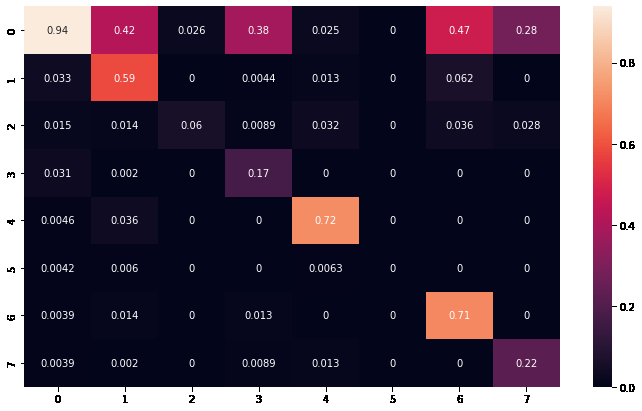
#> input picture images/crossEntropyWeighted_cf.png, 642 x 411 px
$ python -i utils.py   (imports and definitions only)   (older library calls are emulated)
#> lines starting #> are read from the running program, lines starting #| are printed output that depends on the picture; after the words box and inside, x2 and y2 are one past the last pixel; in counts of white or black regions, pixels touching at a corner belong together
#!/usr/bin/env python
"""Explaining NASA images: Project"""
""" Utilities """
__author__ = "Venkat Ramnan K"
__license__ = "GPL"
__version__ = "0.0.1"
__email__ = "kalyanav@gmail.com"

from collections import Counter
import matplotlib.pyplot as plt
import cv2

# [43 lines left out: functions dataProfiler, histogramPlotter, not called in this run]

def edgeSobel(img_file):
#> called with img_file = '../images/crossEntropyWeighted_cf.png'
    img = cv2.imread(img_file)
#> img is the input picture: shape (411, 642, 3); mean B, G, R 84.5, 67.5, 82.1
    img_gray = cv2.cvtColor(img, cv2.COLOR_BGR2GRAY)
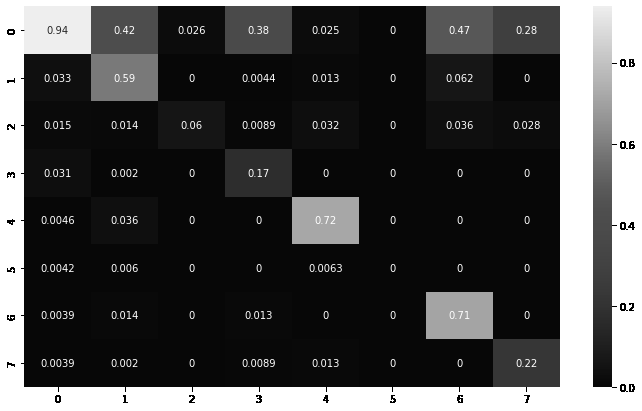
#> img_gray: shape (411, 642); min 0, max 255, mean 73.9
    # Blurring the image for better edge detection
    img_blur = cv2.GaussianBlur(img_gray, (3,3), 0)
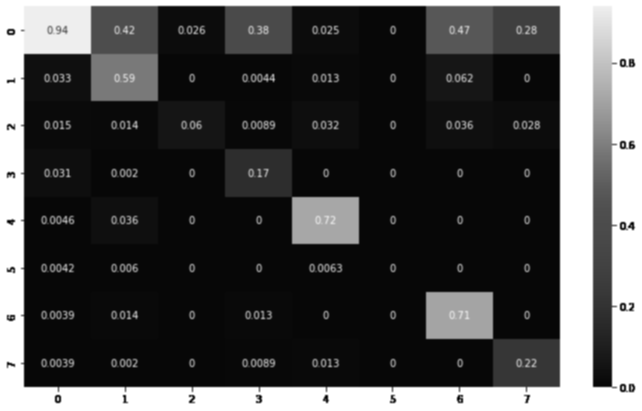
#> img_blur: shape (411, 642); min 0, max 255, mean 73.9
    sobelxy = cv2.Sobel(src=img_blur, ddepth=cv2.CV_64F, dx=1, dy=1, ksize=5)
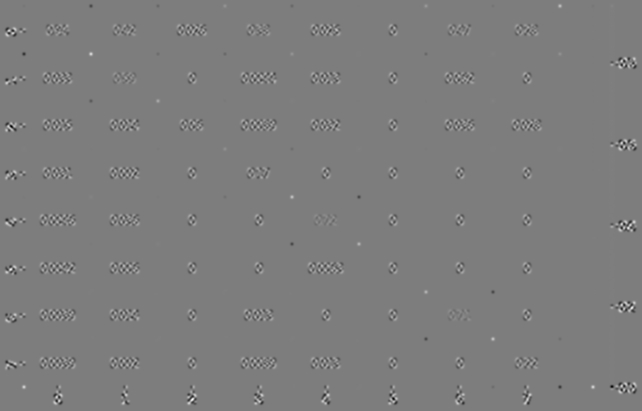
#> sobelxy: shape (411, 642) float64; min -2654, max 2718, mean 0; drawn with min black and max white
    cv2.imshow('Sobel X Y using Sobel() function', sobelxy)
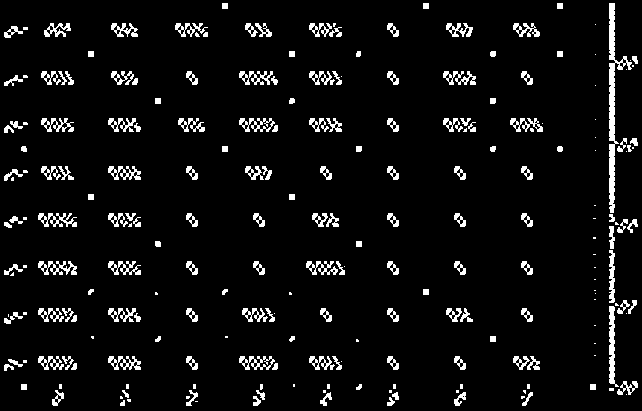
#> window 'Sobel X Y using Sobel() functi': shape (411, 642); 6% white; 230 white regions (72 under 20 px), largest, box (x1, y1, x2, y2) and area: (609, 3, 632, 213) 1256, (609, 306, 619, 387) 410, (38, 261, 77, 275) 279
    # cv2.imwrite(str(img_file)+'sobel.jpg', sobelxy)
    edges = cv2.Canny(image=img_blur, threshold1=100, threshold2=200) # Canny Edge Detection
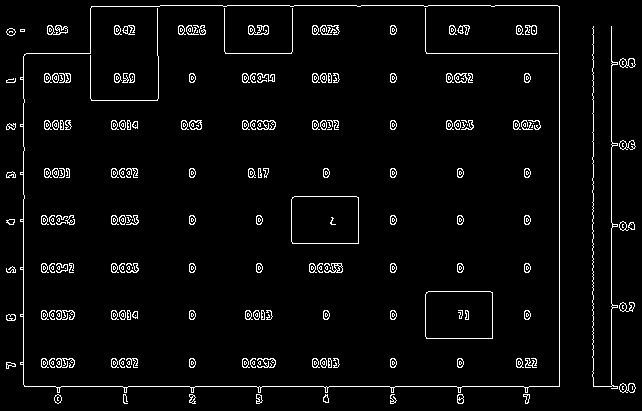
#> edges: shape (411, 642); 3.8% white in thin lines or dots
    cv2.imshow('Canny Edge Detection', edges)
    # cv2.imwrite(str(img_file)+'canny.jpg', edges)
    cv2.waitKey(0)
    cv2.destroyAllWindows()

# [9 lines left out: function sift, not called in this run]

>>> result = edgeSobel('../images/crossEntropyWeighted_cf.png')

$ run again, on images/focal_loss.png
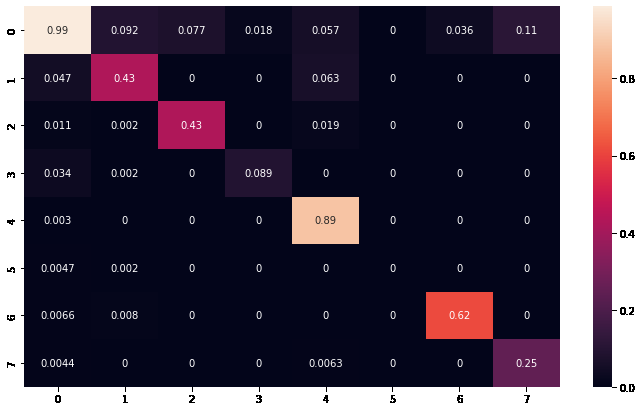
#> input picture images/focal_loss.png, 642 x 411 px
#> in edgeSobel, img is the input picture: shape (411, 642, 3); mean B, G, R 82.7, 65.6, 75.2
#> in edgeSobel, `cv2.imshow('Sobel X Y using Sobel() function', sobelxy)`:
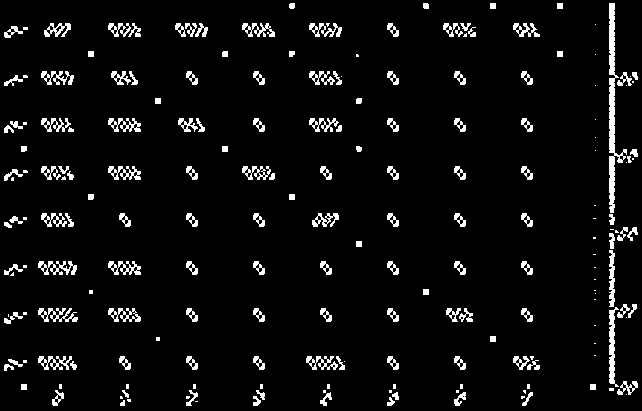
#> window 'Sobel X Y using Sobel() functi': shape (411, 642); 5.3% white; 203 white regions (65 under 20 px), largest, box (x1, y1, x2, y2) and area: (609, 3, 627, 213) 1223, (609, 307, 619, 387) 401, (38, 261, 77, 275) 281
#> in edgeSobel, `edges = cv2.Canny(image=img_blur, threshold1=100, threshold2=200)`:
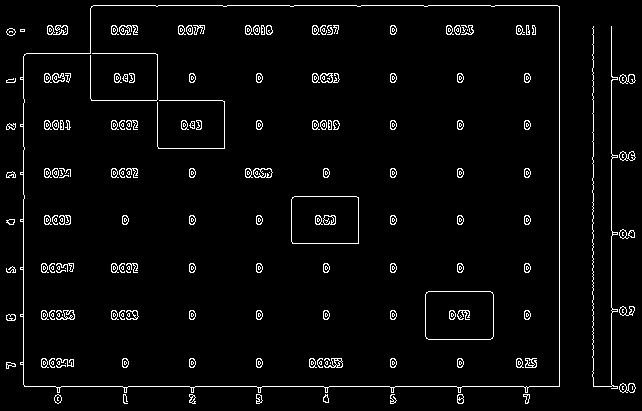
#> edges: shape (411, 642); 3.5% white in thin lines or dots

$ run again, on images/focal_loss_resnet34.png
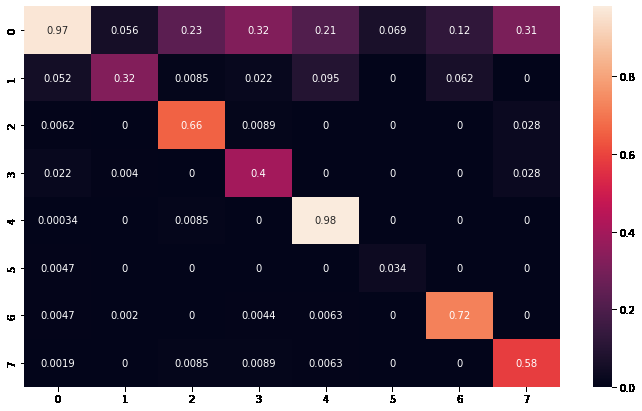
#> input picture images/focal_loss_resnet34.png, 642 x 411 px
#> in edgeSobel, img is the input picture: shape (411, 642, 3); mean B, G, R 87.1, 69.9, 84.5
#> in edgeSobel, `cv2.imshow('Sobel X Y using Sobel() function', sobelxy)`:
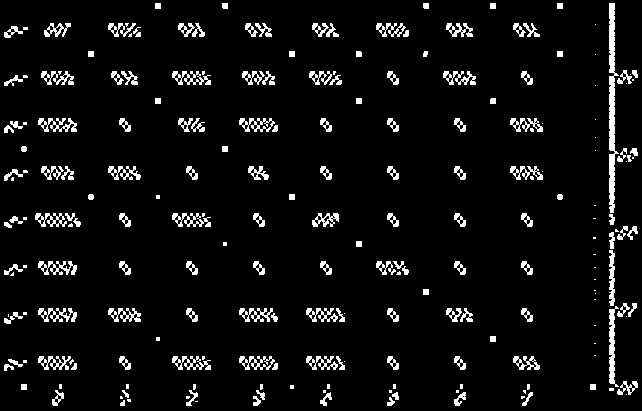
#> window 'Sobel X Y using Sobel() functi': shape (411, 642); 6% white; 222 white regions (76 under 20 px), largest, box (x1, y1, x2, y2) and area: (609, 3, 619, 213) 1160, (609, 306, 619, 387) 405, (38, 261, 77, 275) 281
#> in edgeSobel, `edges = cv2.Canny(image=img_blur, threshold1=100, threshold2=200)`:
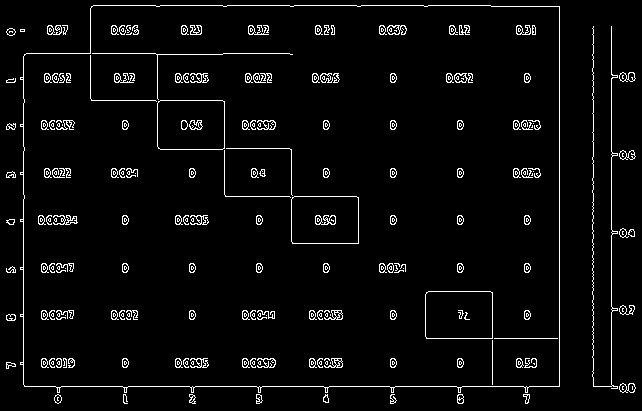
#> edges: shape (411, 642); 4% white in thin lines or dots
